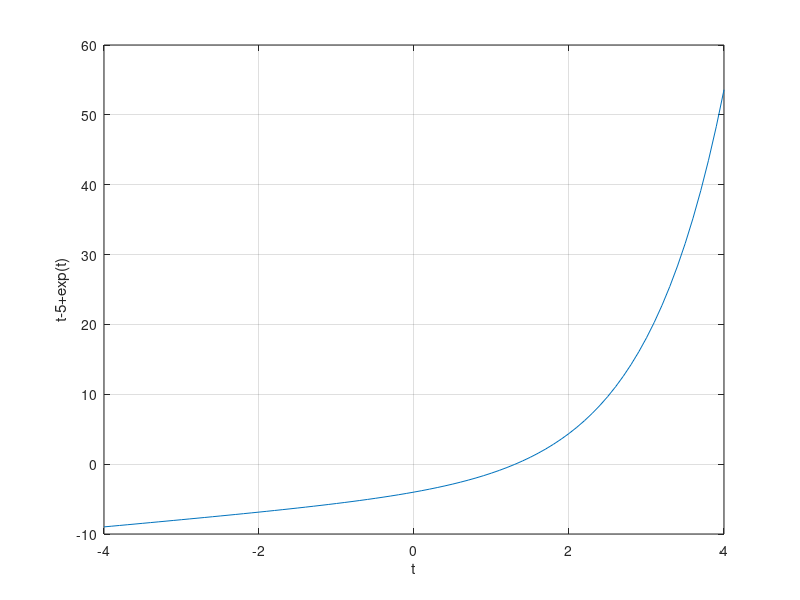

Source code (MATLAB):
% Harilik iteratsioonimeetod
% Algne funktsioon: x = 5 - exp(x)
clear
t = -4:0.1:4;
plot (t, t-5+exp(t));
xlabel ("t");
ylabel ("t-5+exp(t)");
grid on
% x = ln(5-x)
g = @(x)log(5-x);
x = 1;
xvana = 2;
k=0;
while abs(x-xvana) >= 1e-5
  xvana=x;
  x=g(x);
  k=k+1;
end
disp('Vastused:')
x
k